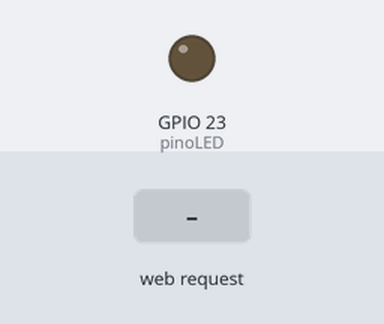
Bench run of a sketch on a simulated ESP32. Parts: output pins drawn as LEDs (lit = HIGH). The test bench sets the inputs (shaded band). What the sketch prints to the serial monitor is not drawn.

Above: at 1.2 s.
1.3 s: HTTP request GET /ligar received
At 2.1 s:
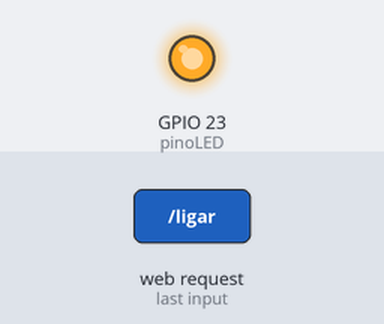
2.8 s: HTTP request GET /desligar received
At 3.2 s:
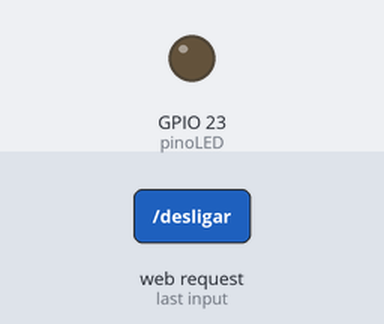
Timing chart, 0 to 5.8 s (numbered marks = the images above; inputs shaded):
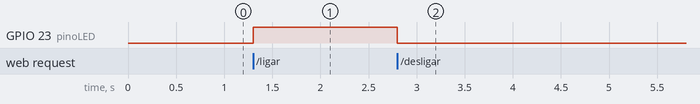

The sketch:

Iot_Led.ino
```cpp
#include <WiFi.h>
#include <WebServer.h>

// PINO DO LED
const int pinoLED = 23;

// REDE WIFI DO ESP32
const char* nomeRede = "CONTROLE_LED";
const char* senhaRede = "led12345";

// SERVIDOR WEB
WebServer servidor(80);

// ESTADO DO LED
bool estadoLED = false;

// PAGINA WEB
void paginaInicial() {

  String estado;

  if (estadoLED) {
    estado = "LIGADO";
  } else {
    estado = "DESLIGADO";
  }

  String html = R"rawliteral(
  <!DOCTYPE html>
  <html lang="pt-br">

  <head>
    <meta charset="UTF-8">

    <meta name="viewport"
    content="width=device-width, initial-scale=1.0">

    <title>Controle LED</title>

    <style>

      body {
        background: #101827;
        color: white;
        font-family: Arial;
        text-align: center;
        padding: 20px;
      }

      .painel {
        background: #1e293b;
        padding: 25px;
        border-radius: 15px;
        max-width: 400px;
        margin: auto;
      }

      h1 {
        color: #38bdf8;
      }

      .estado {
        font-size: 25px;
        margin: 25px;
        font-weight: bold;
      }

      button {
        width: 100%;
        padding: 15px;
        margin: 8px 0;
        border: none;
        border-radius: 10px;
        font-size: 17px;
        cursor: pointer;
        font-weight: bold;
        color: white;
      }

      .ligar {
        background: #22c55e;
      }

      .desligar {
        background: #ef4444;
      }

    </style>

  </head>

  <body>

    <div class="painel">

      <h1>CONTROLE DE LED</h1>

      <p>Controle pelo Wi-Fi</p>

      <div class="estado">
        LED: ESTADO_LED
      </div>

      <form action="/ligar">
        <button class="ligar">
          LIGAR LED
        </button>
      </form>

      <form action="/desligar">
        <button class="desligar">
          DESLIGAR LED
        </button>
      </form>

    </div>

  </body>
  </html>
  )rawliteral";

  html.replace("ESTADO_LED", estado);

  servidor.send(200, "text/html; charset=utf-8", html);
}

// LIGAR LED
void ligarLED() {

  estadoLED = true;

  digitalWrite(pinoLED, HIGH);

  servidor.sendHeader("Location", "/");
  servidor.send(303);
}

// DESLIGAR LED
void desligarLED() {

  estadoLED = false;

  digitalWrite(pinoLED, LOW);

  servidor.sendHeader("Location", "/");
  servidor.send(303);
}

void setup() {

  Serial.begin(115200);

  pinMode(pinoLED, OUTPUT);

  digitalWrite(pinoLED, LOW);

  // CRIAR REDE WIFI
  WiFi.mode(WIFI_AP);

  WiFi.softAP(nomeRede, senhaRede);

  Serial.println();
  Serial.println("CONTROLE DE LED INICIADO");

  Serial.print("Rede Wi-Fi: ");
  Serial.println(nomeRede);

  Serial.print("Senha: ");
  Serial.println(senhaRede);

  Serial.print("Endereco IP: ");
  Serial.println(WiFi.softAPIP());

  // CONFIGURAR PAGINAS
  servidor.on("/", paginaInicial);

  servidor.on("/ligar", ligarLED);

  servidor.on("/desligar", desligarLED);

  // INICIAR SERVIDOR
  servidor.begin();

  Serial.println("Servidor iniciado!");
}

void loop() {

  servidor.handleClient();

}
```

Measured:
- after the input at 1.3 s, GPIO 23 (pinoLED): LOW → HIGH at once
- after the input at 2.8 s, GPIO 23 (pinoLED): HIGH → LOW at once
